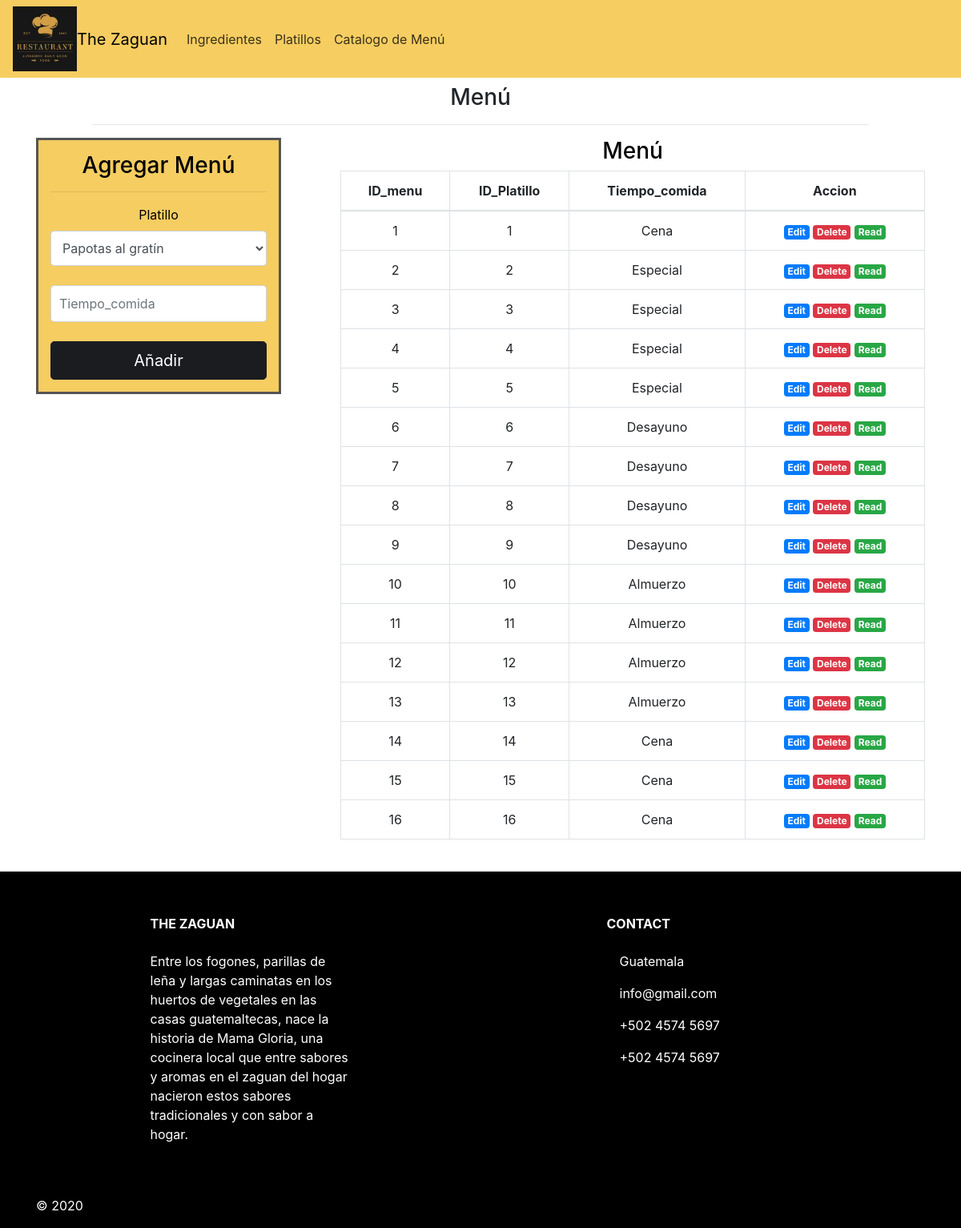
Page /menu/catalogo.php (signed in) on the committed database.
### tables this page shows
CREATE TABLE `menu` (
  `ID_menu` int(11) NOT NULL,
  `ID_platillo` int(11) NOT NULL,
  `Tiempo_comida` varchar(50) NOT NULL
);

### menu/catalogo.php (the view, shortened to what this page needs)
<?php
require_once '../conexion/conexion.php';
?>
<!doctype html>
<html lang="en">
  <head>
    <link href="../sass/style.css" rel="stylesheet">
    <link rel="stylesheet" href="https://stackpath.bootstrapcdn.com/bootstrap/4.3.1/css/bootstrap.min.css">
  </head>
  <body class="text-center">
    <header>
    <nav class="navbar navbar-expand-xl navbar_intems " id="l"> <img src="../img/Logo.JPG" alt=80px width="80px"><a class="navbar-brand" href="#">The Zaguan</a>
           <div class="collapse navbar-collapse" id="navbarNavAltMarkup">
            <div class="navbar-nav"> <a class="nav-item nav-link active" href="../ingredientes/ingredientes.php">Ingredientes <span class="sr-only">(current)</span></a>
               <a class="nav-item nav-link" href="../platillos/platillos.php">Platillos</a> <a class="nav-item nav-link" href="#">Catalogo de Menú</a>
                <a class="nav-item nav-link disabled" href="#"></a> </div> </div> </nav>
              <nav>
                <div class ="container-fluid">
                  <div class="row justify-content-center">
                    <div class= "col-md-10">
                      <h3 class="text-center mt-2"> Menú </h3>
                      <hr>
                    </div>
                  </div>
                </div>
              </nav>
    </header>
   <section id="n1">
      <div class= "container">
      <div class="row">
          <div class="col-md-3">
          <form action="insert.php" method="post" class="form-signin" id="form">
                <h3 class="text-center"> Agregar Menú </h3>
                <hr>
                <label class="">Platillo</label>
                    <?php $res = $mysqli->query("SELECT * FROM platillo");
                          $res2= mysqli_num_rows($res);
                    ?>
                    <select name="ID_platillo" class="form-control">
                      <?php
                             if($res2 > 0){
                               while($ID_platillo = mysqli_fetch_array($res)){
                      ?>
                      <option value="<?php echo $ID_platillo['ID_platillo']?>"><?php echo $ID_platillo['nombre']?></option>
                      <?php
                               }
                              }
                      ?>
                    </select>
                <br>
                <input type="Tiempo_comida" name="Tiempo_comida" id="Tiempo_comida" class="form-control" placeholder="Tiempo_comida">
                <br>
                <input type="submit" name="insert" value="Añadir" class="btn btn-lg btn-primary btn-block" id="primary">
          </div>
          <div  class="col-md-1">
          </div>
          <div class="col-md-8">
          <h3 class="text-center"> Menú </h3>
          <div class=" table-responsive-md">
            <table class="table table-bordered table-hover">
            <thead>
                <tr>
                  <th>ID_menu</th>
                  <th>ID_Platillo</th>
                  <th>Tiempo_comida</th>
                  <th>Accion</th>
                </tr>
            </thead>
            <tbody>
              <?php
                include '../conexion/conexion.php';
                $result = $mysqli->query("SELECT * FROM menu") or die($mysqli->error);
                while ($row = mysqli_fetch_assoc($result)){
              ?>
              <tr>
                <td><?php echo $row['ID_menu']?></td>
                <td><?php echo $row['ID_platillo']?></td>
                <td><?php echo $row['Tiempo_comida']?></td>
                <td>
                <a href="update.php?edit=<?php echo $row['ID_menu']?> " class="badge badge-primary">Edit</a>
                <a href="delet.php?delete=<?php echo $row['ID_menu']?>" class="badge badge-danger">Delete</a>
                <a href="read.php?read=<?php echo $row['ID_menu']?> " class="badge badge-success">Read</a>
                </td>
              </tr>
                <?php }?>
            </tbody>
            </table>
          </div>
         </div>
        </div>
        <br>
    </section>
  <footer class="page-footer font-small mdb-color pt-4" id="f">
      <div class="container text-center text-md-left">
        <div class="row text-center text-md-left mt-3 pb-3">
          <div class="col-md-3 col-lg-3 col-xl-3 mx-auto mt-3">
            <h6 class="text-uppercase mb-4 font-weight-bold">The Zaguan</h6>
            <p>Entre los fogones, parillas de leña y largas caminatas en los huertos de vegetales en las casas guatemaltecas,
              nace la historia de Mama Gloria, una cocinera local que entre sabores y aromas en el zaguan del hogar nacieron
              estos sabores tradicionales y con sabor a hogar.</p>
          </div>
          <div class="col-md-4 col-lg-3 col-xl-3 mx-auto mt-3">
            <h6 class="text-uppercase mb-4 font-weight-bold">Contact</h6>
            <p>
              <i class="fas fa-home mr-3"></i> Guatemala</p>
            <p>
              <i class="fas fa-envelope mr-3"></i> info@gmail.com</p>
            <p>
              <i class="fas fa-phone mr-3"></i> +502 4574 5697</p>
            <p>
              <i class="fas fa-print mr-3"></i> +502 4574 5697</p>
          </div>
        </div>
        <hr>
        <div class="row d-flex align-items-center">
          <div class="col-md-3 col-lg-4">
            <p class="text-center text-md-left">© 2020
            </p>
          </div>
      </div>
    </footer>
  </body>
</html>

### sass/style.css (style rules this page uses)
.navbar-brand { color: black; }
.navbar-nav .nav-link { color: rgba(0, 0, 0, 0.76); }
#n1 { color: black; background-color: #fff; }
.align-items-center { -webkit-box-align: center; -ms-flex-align: center; align-items: center; }
#f { background-color: black; color: #fff; }
#primary { color: #fff; background-color: #1a1c20; border-color: #1a1c20; }
#l { background-color: #f6cd61; }
.form-signin { width: 120%; max-width: 700px; padding: 15px; border: 3px solid #555; margin: auto; -ms-flex-align: center; -webkit-box-align: center; align-items: center; }
.form-signin .form-control { position: relative; -webkit-box-sizing: border-box; box-sizing: border-box; height: auto; padding: 10px; font-size: 16px; }
#form { background-color: #f6cd61; }

### rows in the picture
menu: ID_menu "1", ID_platillo "1", Tiempo_comida "Cena"
menu: ID_menu "2", ID_platillo "2", Tiempo_comida "Especial"
menu: ID_menu "3", ID_platillo "3", Tiempo_comida "Especial"
menu: ID_menu "4", ID_platillo "4", Tiempo_comida "Especial"
menu: ID_menu "5", ID_platillo "5", Tiempo_comida "Especial"
menu: ID_menu "6", ID_platillo "6", Tiempo_comida "Desayuno"
menu: ID_menu "7", ID_platillo "7", Tiempo_comida "Desayuno"
menu: ID_menu "8", ID_platillo "8", Tiempo_comida "Desayuno"
menu: ID_menu "9", ID_platillo "9", Tiempo_comida "Desayuno"
menu: ID_menu "10", ID_platillo "10", Tiempo_comida "Almuerzo"
menu: ID_menu "11", ID_platillo "11", Tiempo_comida "Almuerzo"
menu: ID_menu "12", ID_platillo "12", Tiempo_comida "Almuerzo"
menu: ID_menu "13", ID_platillo "13", Tiempo_comida "Almuerzo"
menu: ID_menu "14", ID_platillo "14", Tiempo_comida "Cena"
menu: ID_menu "15", ID_platillo "15", Tiempo_comida "Cena"
menu: ID_menu "16", ID_platillo "16", Tiempo_comida "Cena"

### other values in the picture
form field ID_platillo "Papotas al gratín"
